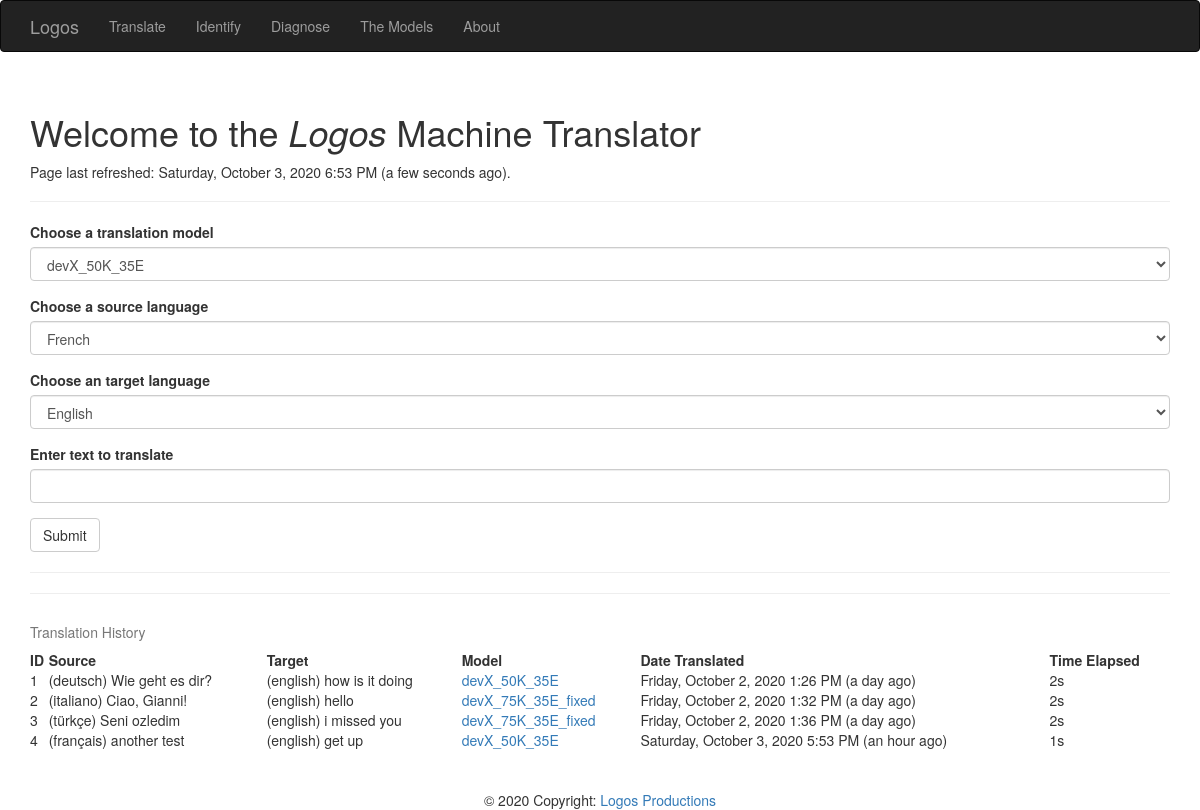
The page / on the database its author committed.
### app/models.py (models this page shows, shortened)
class Language(db.Model):
    __tablename__ = 'languages'
    id = db.Column(db.Integer, primary_key=True)
    code = db.Column(db.String(64), unique=True)
    name = db.Column(db.String(64))
    en_name = db.Column (db.String(64))

class Translation(db.Model):
    __tablename__ = 'translations'
    id = db.Column(db.Integer, primary_key=True)
    date = db.Column(db.DateTime())
    source_txt = db.Column(db.String(64), index=True)
    target_txt = db.Column(db.String(64), index=True)
    model_id = db.Column(db.Integer)
    elapsed_time = db.Column(db.String(64))

class TranslationModel(db.Model):
    __tablename__ = 'translation_models'
    id = db.Column(db.Integer, primary_key=True)
    date = db.Column(db.DateTime())
    name = db.Column(db.String(64))
    summary = db.Column(db.String(64))
    number_of_epochs = db.Column(db.Integer, db.ForeignKey('epochs.id'))
    number_of_sentences = db.Column(db.Integer, db.ForeignKey('subsets.id'))
    source_lang_id = db.Column(db.Integer)
    target_lang_id = db.Column(db.Integer)
    build_id = db.Column(db.Integer)
    model_path = db.Column(db.String)
    source_tokenizer = db.Column(db.String)
    source_max_length = db.Column(db.Integer)
    source_word_count = db.Column(db.Integer)
    target_tokenizer = db.Column(db.String)
    target_word_count = db.Column(db.Integer)
    target_max_length = db.Column(db.Integer)
    aws_bucket_name = db.Column(db.String(64))

### app/main/views.py (the view, shortened to what this page needs)
@main.route('/', methods=['GET', 'POST'])
def index():
    table_of_translation_history = [[   translation.id,
                                        translation.date,
                                        translation.source_txt,
                                        Language.query.filter_by(id=TranslationModel.query.filter_by(id=translation.model_id).first().source_lang_id).first().name,
                                        translation.target_txt,
                                        Language.query.filter_by(id=TranslationModel.query.filter_by(id=translation.model_id).first().target_lang_id).first().name,
                                        TranslationModel.query.filter_by(id=translation.model_id).first().name,
                                        translation.elapsed_time] \
                                        for translation in Translation.query.all()]
    form = TranslationForm()
    form.form_selection_model.choices = [f'{model.name}' for model in db.session.query(TranslationModel.name).distinct()]
    form.form_selection_input_lang.choices = [f'{Language.query.filter_by(id=model.source_lang_id).first().en_name}' \
        for model in db.session.query(TranslationModel.source_lang_id).distinct()]
    form.form_selection_output_lang.choices = [f'{Language.query.filter_by(id=model.target_lang_id).first().en_name}' \
        for model in db.session.query(TranslationModel.target_lang_id).distinct()]
    if 'model_name' in session:
        form.form_selection_model.data = session['model_name']
    if 'input_text' in session:
        form.form_string_input.data= session['input_text']
    if 'input_lang' in session:
        form.form_selection_input_lang.data = session['input_lang']
    if 'output_lang' in session:
        form.form_selection_output_lang.data= session['output_lang']
    return render_template('index.html',
                           form=form,
                           form_output=session.get('form_output'),
                           form_input=session.get('input_text'),
                           ouput_selection=session.get('output_lang'),
                           input_selection=session.get('input_lang'),
                           known=session.get('known', False),
                           table_of_translation_history=table_of_translation_history,
                           current_time=datetime.utcnow())

### app/main/forms.py
class TranslationForm(FlaskForm):
    form_selection_model = SelectField('Choose a translation model', validators=[DataRequired()])
    form_selection_input_lang = SelectField('Choose a source language', validators=[DataRequired()])
    form_selection_output_lang = SelectField('Choose an target language', validators=[DataRequired()])
    form_string_input = StringField('Enter text to translate', validators=[DataRequired()])
    submit = SubmitField('Submit')

### app/templates/index.html (shortened to what this page needs)
{% extends "base.html" %}
{% import "bootstrap/wtf.html" as wtf %}
{% block head %}
{{ super() }}
{% endblock %}
{% block page_content %}
<div class="page-header">
    <h1>Welcome to the <i>Logos</i> Machine Translator</h1>
    <p>Page last refreshed: {{ moment(current_time).format('LLLL') }}
      ({{ moment(current_time).fromNow(refresh=True) }}).</p>
</div>
{{ wtf.quick_form(form) }}
<hr/>
<hr/>
<div class="page=header">
    <table style="width:100%">
        <caption>Translation History</caption>
        <tr>
          <th>ID</th>
          <th>Source</th>
          <th>Target</th>
          <th>Model</th>
          <th>Date Translated</th>
          <th>Time Elapsed</th>
        </tr>
        {% for translation in table_of_translation_history %}
        <tr>
          <td>{{ translation[0] }}</td>
          <td>({{ translation[3] }}) {{ translation[2] }}</td>
          <td>({{ translation [5] }}) {{ translation[4] }}</td>
          <td><a href="/themodels" target="_blank">{{ translation[6] }}</a></td>
          <td>{{ moment(translation[1]).format('LLLL') }} ({{ moment(translation[1]).fromNow(refresh=True) }})</td>
          <td>{{ translation[7] }}</td>
        </tr>
        {% endfor %}
    </table>
</div>
<br/>
<br/>
<footer class="page-footer font-small blue pt-4">
    <div class="footer-copyright text-center py-3">© 2020 Copyright:
      <a href="https://www.notion.so/Logos-fa312d1eb5504c198090ff0da64bc511" target="_blank"> Logos Productions</a>
    </div>
  </footer>
  {% endblock %}

### rows shown on the page
Translation: date "Friday, October 2, 2020 1:26 PM", date "a day ago"
Translation: date "Friday, October 2, 2020 1:32 PM", date "a day ago"
Translation: date "Friday, October 2, 2020 1:36 PM", date "a day ago"
Translation: date "Saturday, October 3, 2020 5:53 PM", date "an hour ago"

### other values the page prints
{{ translation[0] }} "1" "2" "3" "4"
